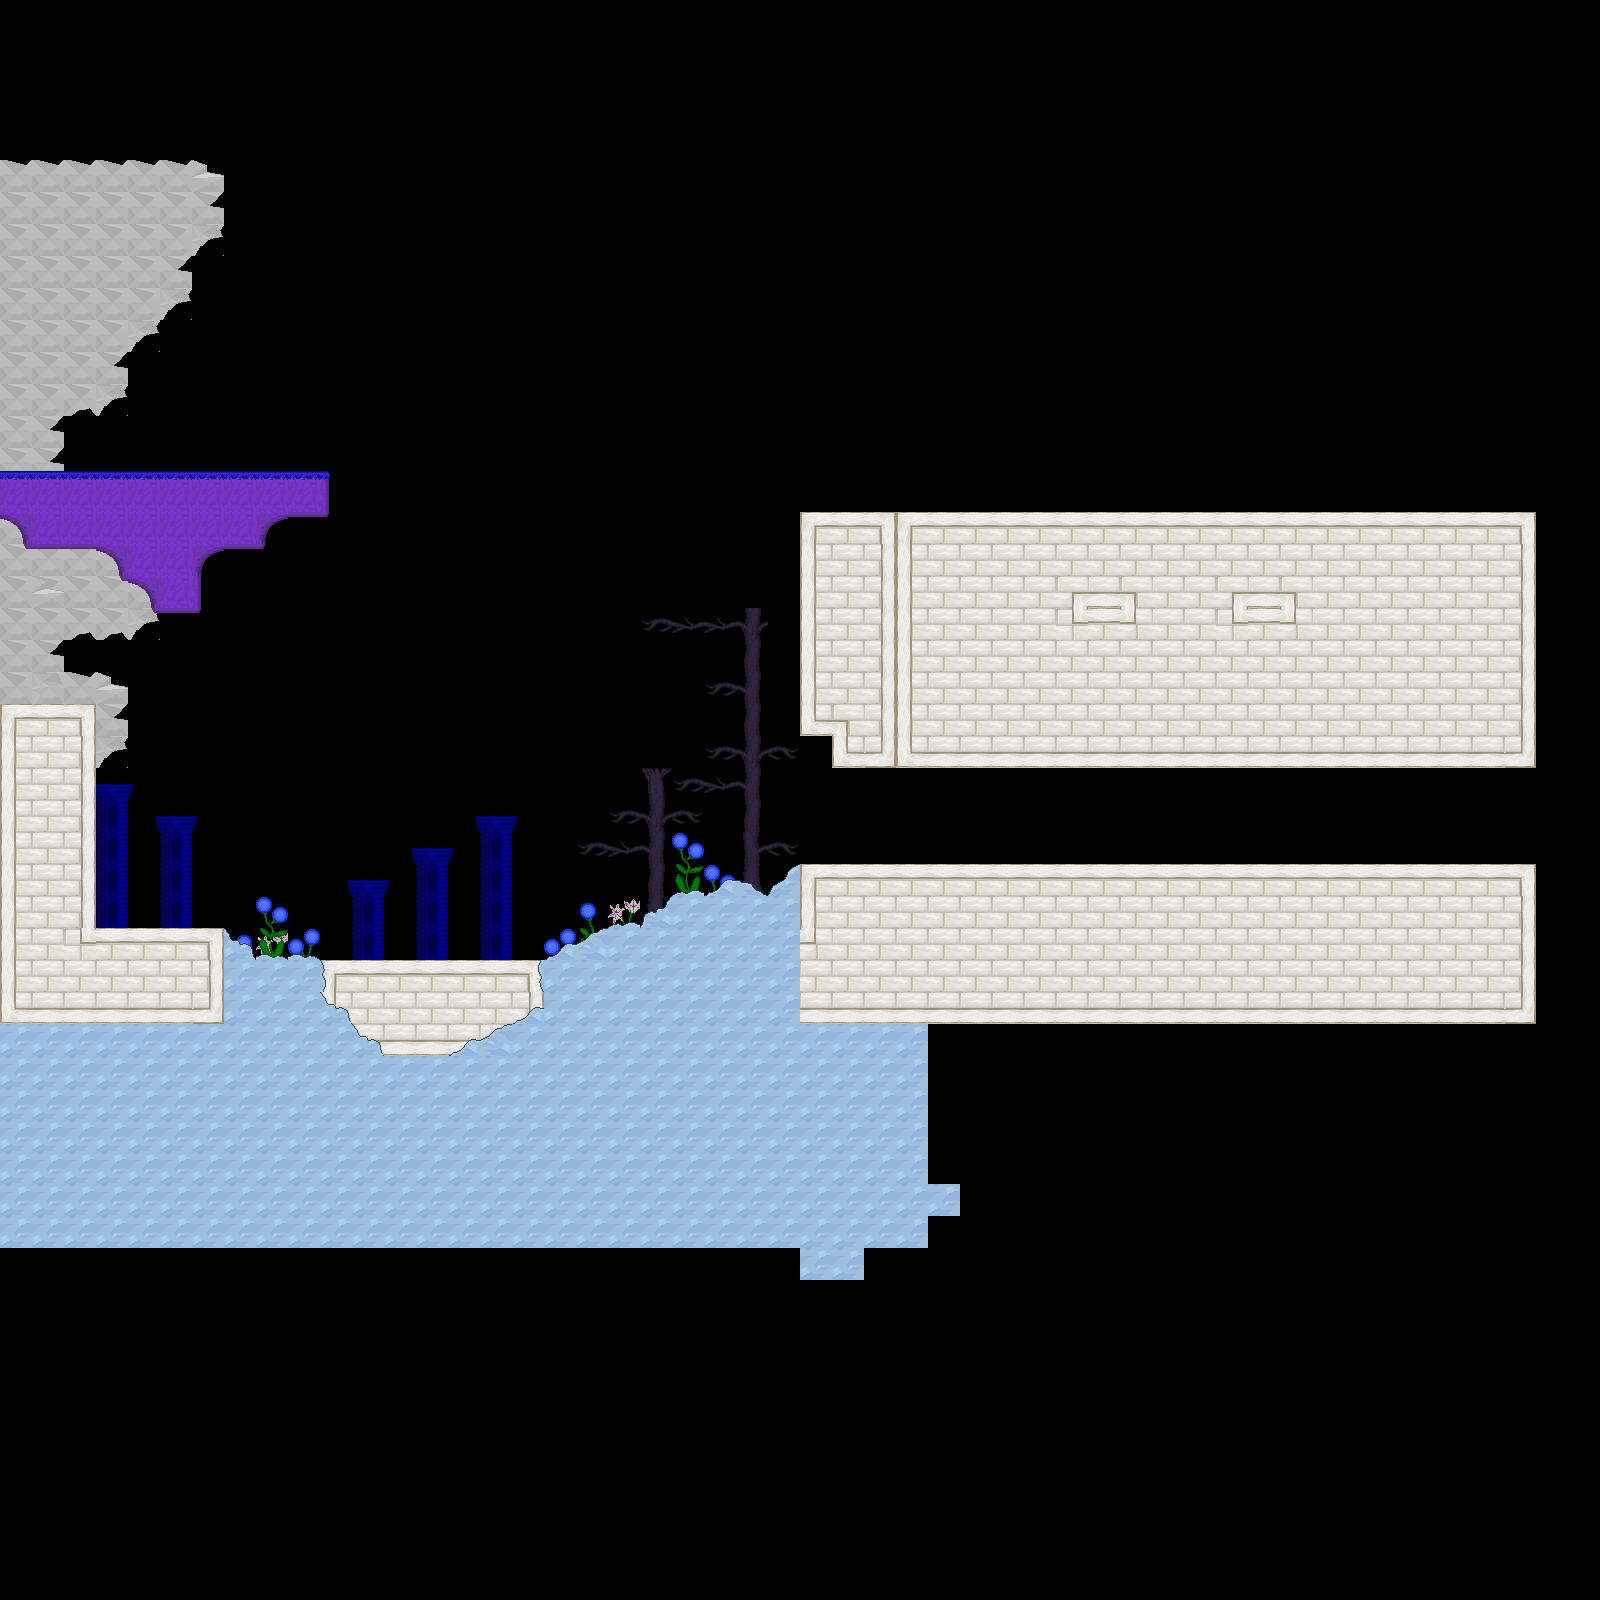

A 2D game scene composited from a Tiled map and its tileset images. What follows is a short description and the map's XML, with each tile layer's data collapsed to a summary:
An orthogonal 50x50 tile map with 32x32 px tiles, 5 tile layers (Background1, Background2, Background3, Foreground1, ...), 2 tilesets and 3 objects.

<map version="1.0" orientation="orthogonal" renderorder="right-down" width="50" height="50" tilewidth="32" tileheight="32" nextobjectid="5">
 <properties>
  <property name="unity:scale" value="0.0625" />
 </properties>
 <tileset firstgid="1" name="test" tilewidth="32" tileheight="32" tilecount="110" columns="10">
  <image source="../Sprites/tiles/test.png" trans="ffffff" width="320" height="352" />
  <terraintypes>
   <terrain name="ground" tile="-1" />
   <terrain name="block" tile="-1" />
  </terraintypes>
  <tile id="0" terrain=",,,0" />
  <tile id="1" terrain=",,0,0" />
  <tile id="2" terrain=",,0," />
  <tile id="3" terrain=",,,1" />
  <tile id="4" terrain=",,1,1" />
  <tile id="5" terrain=",,1," />
  <tile id="10" terrain=",0,,0" />
  <tile id="11" terrain="0,0,0,0" />
  <tile id="12" terrain="0,,0," />
  <tile id="13" terrain=",1,,1" />
  <tile id="14" terrain="1,1,1,1" />
  <tile id="15" terrain="1,,1," />
  <tile id="20" terrain=",0,," />
  <tile id="21" terrain="0,0,," />
  <tile id="22" terrain="0,,," />
  <tile id="23" terrain=",1,," />
  <tile id="24" terrain="1,1,," />
  <tile id="25" terrain="1,,," />
  <tile id="30" terrain="0,0,0," />
  <tile id="31" terrain="0,0,,0" />
  <tile id="33" terrain="1,1,1," />
  <tile id="34" terrain="1,1,,1" />
  <tile id="40" terrain="0,,0,0" />
  <tile id="41" terrain=",0,0,0" />
  <tile id="43" terrain="1,,1,1" />
  <tile id="44" terrain=",1,1,1" />
 </tileset>
 <tileset firstgid="111" name="outdoor" tilewidth="32" tileheight="32" tilecount="100" columns="10">
  <image source="../Sprites/tiles/outdoor.png" trans="ffffff" width="320" height="320" />
  <terraintypes>
   <terrain name="whit_brick" tile="-1" />
   <terrain name="rock" tile="-1" />
   <terrain name="purple" tile="-1" />
  </terraintypes>
  <tile id="0" terrain=",,,2" />
  <tile id="1" terrain=",,2,2" />
  <tile id="2" terrain=",,2," />
  <tile id="3" terrain=",,,0" />
  <tile id="4" terrain=",,0,0" />
  <tile id="5" terrain=",,0," />
  <tile id="6" terrain=",,,1" />
  <tile id="7" terrain=",,1,1" />
  <tile id="8" terrain=",,1," />
  <tile id="10" terrain=",2,,2" />
  <tile id="11" terrain="2,2,2,2" />
  <tile id="12" terrain="2,,2," />
  <tile id="13" terrain=",0,,0" />
  <tile id="14" terrain="0,0,0,0" />
  <tile id="15" terrain="0,,0," />
  <tile id="16" terrain=",1,,1" />
  <tile id="17" terrain="1,1,1,1" />
  <tile id="18" terrain="1,,1," />
  <tile id="20" terrain=",2,," />
  <tile id="21" terrain="2,2,," />
  <tile id="22" terrain="2,,," />
  <tile id="23" terrain=",0,," />
  <tile id="24" terrain="0,0,," />
  <tile id="25" terrain="0,,," />
  <tile id="26" terrain=",1,," />
  <tile id="27" terrain="1,1,," />
  <tile id="28" terrain="1,,," />
  <tile id="30" terrain="2,2,2," />
  <tile id="31" terrain="2,2,,2" />
  <tile id="33" terrain="0,0,0," />
  <tile id="34" terrain="0,0,,0" />
  <tile id="36" terrain="1,1,1," />
  <tile id="37" terrain="1,1,,1" />
  <tile id="40" terrain="2,,2,2" />
  <tile id="41" terrain=",2,2,2" />
  <tile id="43" terrain="0,,0,0" />
  <tile id="44" terrain=",0,0,0" />
  <tile id="46" terrain="1,,1,1" />
  <tile id="47" terrain=",1,1,1" />
 </tileset>
 <layer name="Background1" width="50" height="50">
  <properties>
   <property name="unity:sortingOrder" type="int" value="-3" />
  </properties>
  <data>[2500 cells, 90 non-empty, 12 distinct tile ids]</data>
 </layer>
 <layer name="Background2" width="50" height="50">
  <properties>
   <property name="unity:sortingOrder" type="int" value="-2" />
  </properties>
  <data>[2500 cells, 29 non-empty, 9 distinct tile ids]</data>
 </layer>
 <layer name="Background3" width="50" height="50">
  <properties>
   <property name="unity:sortingOrder" type="int" value="-1" />
  </properties>
  <data>[2500 cells, 3 non-empty, 3 distinct tile ids]</data>
 </layer>
 <layer name="Foreground1" width="50" height="50">
  <properties>
   <property name="unity:sortingOrder" type="int" value="1" />
  </properties>
  <data>[2500 cells, 102 non-empty, 29 distinct tile ids]</data>
 </layer>
 <layer name="Foreground2" width="50" height="50">
  <properties>
   <property name="unity:sortingOrder" type="int" value="2" />
  </properties>
  <data>[2500 cells, 610 non-empty, 33 distinct tile ids]</data>
 </layer>
 <objectgroup name="walls">
  <properties>
   <property name="unity:layer" value="Obstacle" />
  </properties>
  <object id="1" x="0" y="472">
   <polyline points="0,0 328,0 328,48 288,48 264,72 256,80 224,80 200,104 200,144 160,144 128,168 72,168 64,176 64,200 96,200 120,208 128,216 128,280 96,296 96,456 224,456 256,488 544,488 624,456 640,456" />
  </object>
  <object id="2" x="640" y="928">
   <polyline points="0,0 48,-32 64,-32 88,-40 112,-40 128,-32 160,-56 896,-64 896,-416" />
  </object>
  <object id="4" x="1536" y="768">
   <polyline points="0,0 -704,0 -704,-32 -736,-32 -736,-224 -736,-608 0,-640 0,-256" />
  </object>
 </objectgroup>
</map>
